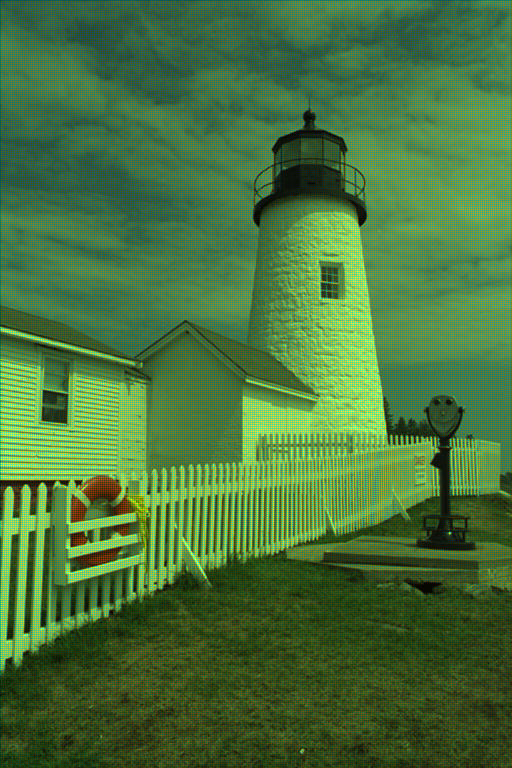
#> input picture P1/Lighthouse_rgb.png, 512 x 768 px, found by its file name
$ python Q3.py
#> lines starting #> are read from the running program, lines starting #| are printed output that depends on the picture; after the words box and inside, x2 and y2 are one past the last pixel; in counts of white or black regions, pixels touching at a corner belong together
import cv2
import numpy as np

# Carregar a imagem
imagem_rgb = cv2.imread('/home/hnz/PIM/P1/Lighthouse_rgb.png')
#> imagem_rgb is the input picture: shape (768, 512, 3); mean B, G, R 59.3, 115.3, 73.9
if imagem_rgb is None:
    print("Erro ao carregar a imagem!")
    exit()

# Obter as dimensões da imagem
altura, largura, _ = imagem_rgb.shape
#> altura = 768; largura = 512

# Criar uma matriz vazia para a imagem em tons de cinza
imagem_gray = np.zeros((altura, largura), dtype=np.uint8)

# Converter a imagem RGB para tons de cinza usando a fórmula
for i in range(altura):
    for j in range(largura):
        r = imagem_rgb[i, j, 2]
        g = imagem_rgb[i, j, 1]
        b = imagem_rgb[i, j, 0]
        gray = int(0.299 * r + 0.587 * g + 0.114 * b)
        imagem_gray[i, j] = gray
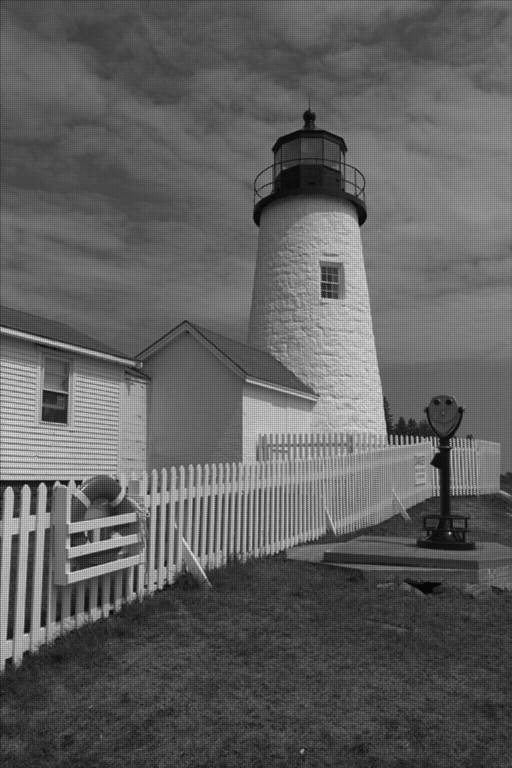
#> imagem_gray: shape (768, 512); min 2, max 229, mean 96.1


def isodata_thresholding(img_gray):
    # Passo 1: Escolha um valor inicial para o limiar T
    limiar = np.mean(img_gray)
#> limiar = 96.06
    limiar_prev = 0

    while abs(limiar - limiar_prev) > 0.5:  # Continue até que a mudança no limiar seja menor que 0.5
        limiar_prev = limiar

        # Passo 2: Divida a imagem em dois grupos
        below_threshold = img_gray[img_gray < limiar]
        above_threshold = img_gray[img_gray >= limiar]

        # Passo 3: Calcule a média dos pixels para cada grupo
        mean_below = np.mean(below_threshold)
        mean_above = np.mean(above_threshold)

        # Passo 4: Calcule um novo limiar T
        T = (mean_below + mean_above) / 2
#> this loop made 1 pass
#> (limiar_prev, mean_below, mean_above, T) on pass 1: (96.06, 68.74, 129.6, 99.19)

    return T

limiar = isodata_thresholding(imagem_gray)
#> limiar = 99.19

# Binarizar a imagem usando o limiar obtido
_, imagem_binarizada = cv2.threshold(imagem_gray, limiar, 255, cv2.THRESH_BINARY)
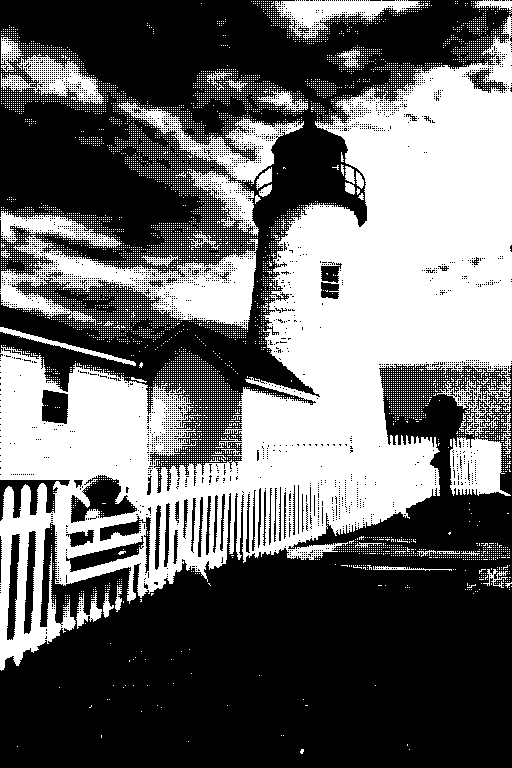
#> imagem_binarizada: shape (768, 512); 40.9% white; 10040 white regions (9994 under 20 px), largest, box (x1, y1, x2, y2) and area: (0, 15, 512, 671) 119893, (0, 235, 258, 330) 9499, (117, 101, 304, 184) 3604

cv2.imwrite('Lighthouse_gray_manual.png', imagem_gray)
cv2.imshow('Imagem em Tons de Cinza Manual', imagem_gray)
cv2.imshow('Imagem Binarizada', imagem_binarizada)
cv2.waitKey(0)
cv2.destroyAllWindows()
